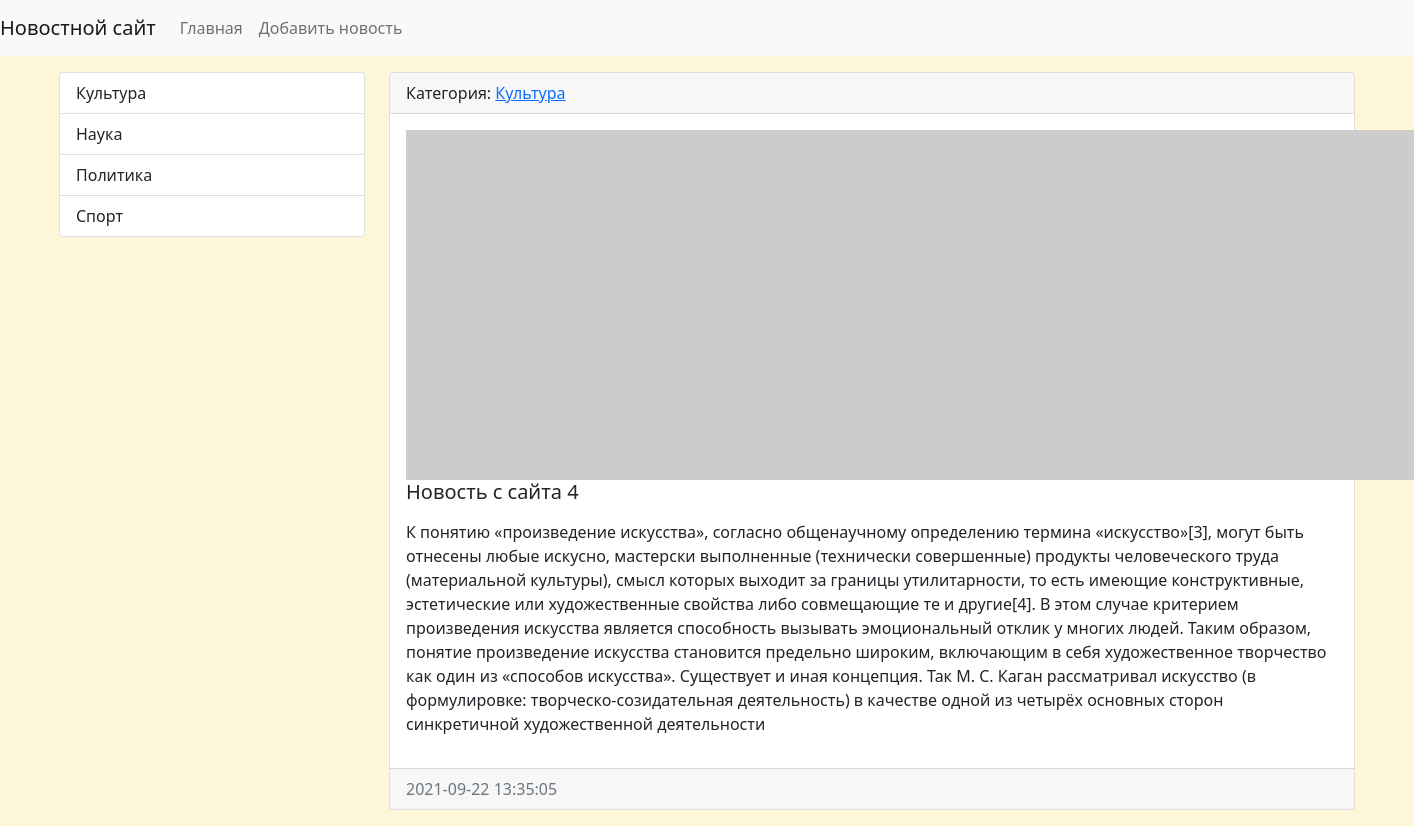
/news/16/, run on the app's committed database.
### news/models.py (models this page shows, shortened)
class Category(models.Model):
    title = models.CharField(max_length=150, db_index=True, verbose_name='Наименование категории')
    def get_absolute_url(self):
        return reverse('category', kwargs={"category_id": self.pk})
    def __str__(self):
        return self.title
    class Meta:
        verbose_name = 'Категория'
        verbose_name_plural = 'Категории'
        ordering = ['title']

class News(models.Model):
    title = models.CharField(max_length=150, verbose_name='Наименование')
    content = models.TextField(blank=True, verbose_name='Контент')
    created_at = models.DateTimeField(auto_now_add=True, verbose_name='Дата публикации')
    updated_at = models.DateTimeField(auto_now=True, verbose_name='Обновлено')
    photo = models.ImageField(upload_to='photos/%Y/%m/%d/', verbose_name='Фото', blank=True)
    is_published = models.BooleanField(default=True, verbose_name='Опубликовано')
    category = models.ForeignKey('Category', on_delete=models.PROTECT, null=True, verbose_name='Категория')
    class Meta:
        verbose_name = 'Новость'
        verbose_name_plural = 'Новости'
        ordering = ['-created_at']

### news/views.py (the view)
# urls.py: path('news/<int:pk>/', ViewsNews.as_view(), name='view_news'),
class ViewsNews(DetailView):
    model = News
    context_object_name = 'news_item'

### news/templatetags/news_tags.py (called while the page is built)
@register.inclusion_tag('news/list_categories.html')
def show_categories(arg1='Hello', arg2='world'):
    categories = Category.objects.all()
    return {"categories": categories, "arg1": arg1, "arg2": arg2}

### news/templates/news/news_detail.html (shortened to what this page needs)
{% extends 'base.html' %}
{% block sidebar %}
{% include 'inc/_sidebar.html' %}
{% endblock %}
{% block content %}
<div class="card mb-3">
    <div class="card-header">
        Категория: <a href="{{ news_item.category.get_absolute_url }}">{{ news_item.category }}</a>
    </div>
    <div class="card-body">
        {% if item.photo %}
        <img src="{{ news_item.photo.url }}" alt="" width="350" class="float-left mr-3">
        {% else %}
        <img src="https://picsum.photos/id/1060/350/235/?blur=2" alt="" class="float-left mr-3">
        {% endif %}
        <h5 class="card-title">{{ news_item.title }}</h5>
        <p class="card-text">{{ news_item.content|safe|linebreaks }}</p>
    </div>
    <div class="card-footer text-muted">
        {{ news_item.created_at|date:"Y-m-d H:i:s" }}
    </div>
</div>
{% endblock %}

### news/templates/news/list_categories.html
<div class="list-group">
    {% for item in categories %}
    <a href="{{ item.get_absolute_url }}" class="list-group-item list-group-item-action">{{ item.title }}</a>
    {% endfor %}
</div>

### mysite/static/css/style.css (style rules this page uses)
body { background-color: #FDF6D9; }

### data on the page
Category: title "Культура"
Category: title "Наука"
Category: title "Политика"
Category: title "Спорт"
News: category "Культура", title "Новость с сайта 4", content "К понятию «произведение искусства», согласно общенаучному определению термина «искусство»[3], могут быть отнесены любые искусно, мастерски выполненные (технически совершенные) продукты человеческого труда (материальной культуры), смысл которых выходит за границы утилитарности, то есть имеющие конструктивные, эстетические или художественные свойства либо совмещающие те и другие[4]. В этом случае критерием произведения искусства является способность вызывать эмоциональный отклик у многих людей. Таким образом, понятие произведение искусства становится предельно широким, включающим в себя художественное творчество как один из «способов искусства». Существует и иная концепция. Так М. С. Каган…", created_at "2021-09-22 13:35:05"
